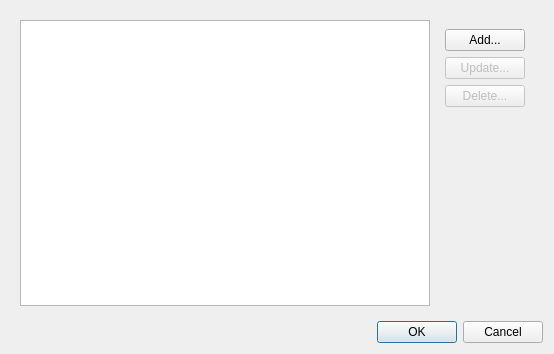
<?xml version="1.0" encoding="UTF-8"?>
<ui version="4.0">
 <class>MTDSetupDlg</class>
 <widget class="QDialog" name="MTDSetupDlg">
  <property name="geometry">
   <rect>
    <x>0</x>
    <y>0</y>
    <width>554</width>
    <height>354</height>
   </rect>
  </property>
  <property name="windowTitle">
   <string>MTDs List Dialog</string>
  </property>
  <layout class="QVBoxLayout" name="verticalLayout">
   <item>
    <widget class="QWidget" name="widget" native="true">
     <layout class="QHBoxLayout" name="horizontalLayout">
      <item>
       <widget class="QListWidget" name="wgtList">
        <property name="editTriggers">
         <set>QAbstractItemView::NoEditTriggers</set>
        </property>
        <property name="selectionBehavior">
         <enum>QAbstractItemView::SelectRows</enum>
        </property>
        <property name="modelColumn">
         <number>0</number>
        </property>
       </widget>
      </item>
      <item>
       <widget class="QWidget" name="widget_2" native="true">
        <layout class="QVBoxLayout" name="verticalLayout_2">
         <item>
          <widget class="QPushButton" name="btnAdd">
           <property name="text">
            <string>Add...</string>
           </property>
          </widget>
         </item>
         <item>
          <widget class="QPushButton" name="btnUpdate">
           <property name="enabled">
            <bool>false</bool>
           </property>
           <property name="text">
            <string>Update...</string>
           </property>
          </widget>
         </item>
         <item>
          <widget class="QPushButton" name="btnDel">
           <property name="enabled">
            <bool>false</bool>
           </property>
           <property name="text">
            <string>Delete...</string>
           </property>
          </widget>
         </item>
         <item>
          <spacer name="verticalSpacer">
           <property name="orientation">
            <enum>Qt::Vertical</enum>
           </property>
           <property name="sizeHint" stdset="0">
            <size>
             <width>20</width>
             <height>40</height>
            </size>
           </property>
          </spacer>
         </item>
        </layout>
       </widget>
      </item>
     </layout>
    </widget>
   </item>
   <item>
    <widget class="QDialogButtonBox" name="buttonBox">
     <property name="orientation">
      <enum>Qt::Horizontal</enum>
     </property>
     <property name="standardButtons">
      <set>QDialogButtonBox::Cancel|QDialogButtonBox::Ok</set>
     </property>
    </widget>
   </item>
  </layout>
 </widget>
 <resources/>
 <connections>
  <connection>
   <sender>buttonBox</sender>
   <signal>accepted()</signal>
   <receiver>MTDSetupDlg</receiver>
   <slot>accept()</slot>
   <hints>
    <hint type="sourcelabel">
     <x>257</x>
     <y>344</y>
    </hint>
    <hint type="destinationlabel">
     <x>157</x>
     <y>274</y>
    </hint>
   </hints>
  </connection>
  <connection>
   <sender>buttonBox</sender>
   <signal>rejected()</signal>
   <receiver>MTDSetupDlg</receiver>
   <slot>reject()</slot>
   <hints>
    <hint type="sourcelabel">
     <x>325</x>
     <y>344</y>
    </hint>
    <hint type="destinationlabel">
     <x>286</x>
     <y>274</y>
    </hint>
   </hints>
  </connection>
 </connections>
</ui>
